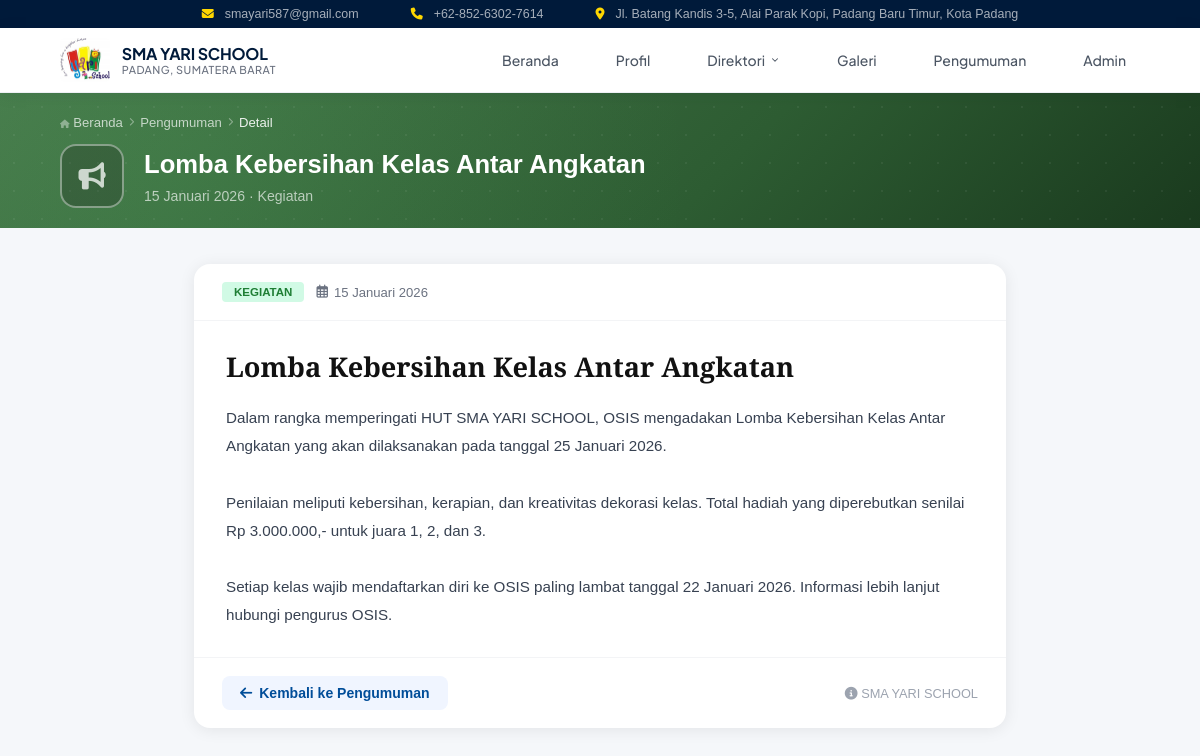
/pengumuman_detail.php?id=2, run on the app's committed database.
### tables this page shows
CREATE TABLE `pengumuman` (
  `id` int(11) NOT NULL,
  `judul` varchar(255) NOT NULL,
  `isi` text NOT NULL,
  `kategori` enum('Penting','Kegiatan','Informasi','Libur') NOT NULL DEFAULT 'Informasi',
  `tanggal` date NOT NULL,
  `created_at` timestamp NOT NULL DEFAULT CURRENT_TIMESTAMP
);

### pengumuman_detail.php (the view, shortened to what this page needs)
<?php
include 'koneksi.php';
$id  = (int)($_GET['id'] ?? 0);
$row = $id ? mysqli_fetch_assoc(mysqli_query($conn, "SELECT * FROM pengumuman WHERE id=$id")) : null;
$bl  = ['01'=>'Januari','02'=>'Februari','03'=>'Maret','04'=>'April','05'=>'Mei','06'=>'Juni',
        '07'=>'Juli','08'=>'Agustus','09'=>'September','10'=>'Oktober','11'=>'November','12'=>'Desember'];
$d   = explode('-', $row['tanggal']);
$tgl = $d[2].' '.($bl[$d[1]]??$d[1]).' '.$d[0];
?>
<!DOCTYPE html>
<html lang="id">
<head>
    <link rel="stylesheet" href="style.css">
    <link rel="stylesheet" href="https://cdnjs.cloudflare.com/ajax/libs/font-awesome/6.4.0/css/all.min.css">
</head>
<body>
<?php include 'header-content.php'; ?>
<div class="page-hero">
    <div class="container">
        <div class="page-breadcrumb">
            <a href="/project-web-sekolah/index.php"><i class="fas fa-home"></i> Beranda</a>
            <i class="fas fa-chevron-right"></i>
            <a href="/project-web-sekolah/pengumuman.php">Pengumuman</a>
            <i class="fas fa-chevron-right"></i>
            <span class="current">Detail</span>
        </div>
        <div class="page-hero-body">
            <div class="page-hero-icon"><i class="fas fa-bullhorn"></i></div>
            <div class="page-hero-text">
                <h1><?php echo htmlspecialchars($row['judul']); ?></h1>
                <p><?php echo $tgl; ?> &middot; <?php echo htmlspecialchars($row['kategori']); ?></p>
            </div>
        </div>
    </div>
</div>
<div class="detail-wrap">
    <div class="detail-card">
        <div class="detail-tag-bar">
            <span class="detail-tag <?php echo htmlspecialchars($row['kategori']); ?>"><?php echo htmlspecialchars($row['kategori']); ?></span>
            <span class="detail-date"><i class="far fa-calendar-alt"></i> <?php echo $tgl; ?></span>
        </div>
        <div class="detail-body">
            <h2><?php echo htmlspecialchars($row['judul']); ?></h2>
            <div class="isi"><?php echo htmlspecialchars(str_replace('\\n', "\n", $row['isi'])); ?></div>
        </div>
        <div class="detail-footer">
            <a href="/project-web-sekolah/pengumuman.php" class="back-btn">
                <i class="fas fa-arrow-left"></i> Kembali ke Pengumuman
            </a>
            <span class="share-text"><i class="fas fa-info-circle"></i> SMA YARI SCHOOL</span>
        </div>
    </div>
</div>
</body>
</html>

### style.css (style rules this page uses)
* { margin: 0; padding: 0; box-sizing: border-box; font-family: sans-serif; }
.container { width: 90%; max-width: 1200px; margin: 0 auto; }

### pengumuman_detail.php (style rules this page uses)
body { font-family: 'Plus Jakarta Sans', sans-serif; background: #f5f7fa; }
html { -ms-overflow-style: none; scrollbar-width: none; }
.page-hero { background: linear-gradient(135deg, #47784b 0%, #2d5c32 60%, #1a3a1e 100%); padding: 22px 0 20px; position: relative; overflow: hidden; }
.page-hero::before { content:''; position:absolute; inset:0; background-image: radial-gradient(circle at 15% 60%, rgba(80,200,100,.12) 0%, transparent 50%); }
.page-hero::after { content:''; position:absolute; inset:0; background-image: radial-gradient(rgba(255,255,255,.06) 1px, transparent 1px); background-size: 28px 28px; }
.page-hero .container { position:relative; z-index:1; }
.page-breadcrumb { display:flex; align-items:center; gap:6px; font-size:.82em; color:rgba(255,255,255,.5); margin-bottom:14px; }
.page-breadcrumb a { color:rgba(255,255,255,.7); text-decoration:none; }
.page-breadcrumb i { font-size:.65em; color:rgba(255,255,255,.4); }
.page-breadcrumb .current { color:rgba(255,255,255,.9); }
.page-hero-body { display:flex; align-items:center; gap:20px; }
.page-hero-icon { width:64px; height:64px; background:rgba(30,30,30,.25); border:2px solid rgba(255, 255, 255, 0.4); border-radius:16px; display:flex; align-items:center; justify-content:center; font-size:1.7rem; color:rgba(255,255,255,.75); flex-shrink:0; }
.page-hero-text h1 { font-size:1.6em; font-weight:700; color:#fff; margin:0 0 6px; line-height:1.3; }
.page-hero-text p { color:rgba(255,255,255,.65); font-size:.88em; margin:0; }
.detail-wrap { max-width:860px; margin:36px auto 60px; padding:0 1.5rem; }
.detail-card { background:#fff; border-radius:16px; box-shadow:0 2px 16px rgba(0,0,0,.08); overflow:hidden; }
.detail-tag-bar { padding:18px 28px; border-bottom:1px solid #f3f4f6; display:flex; align-items:center; gap:12px; flex-wrap:wrap; }
.detail-tag { font-size:.72rem; font-weight:700; padding:4px 12px; border-radius:4px; text-transform:uppercase; }
.detail-tag.Kegiatan { background:#d1fae5; color:#1e7e34; }
.detail-date { font-size:.82rem; color:#6b7280; display:flex; align-items:center; gap:6px; }
.detail-body { padding:28px 32px; }
.detail-body h2 { font-family:'Playfair Display',serif; font-size:1.7rem; color:#111; margin:0 0 20px; line-height:1.3; }
.detail-body .isi { font-size:.95rem; color:#374151; line-height:1.85; white-space: pre-line; }
.detail-footer { padding:18px 28px; border-top:1px solid #f3f4f6; display:flex; align-items:center; justify-content:space-between; flex-wrap:wrap; gap:12px; }
.back-btn { display:inline-flex; align-items:center; gap:7px; background:#f0f5ff; color:#004d99; text-decoration:none; padding:9px 18px; border-radius:8px; font-size:.875rem; font-weight:600; transition:background .18s; }
.share-text { font-size:.8rem; color:#9ca3af; }

### data on the page
pengumuman: judul "Lomba Kebersihan Kelas Antar Angkatan", tanggal "15 Januari 2026", kategori "Kegiatan", kategori "KEGIATAN", isi "Dalam rangka memperingati HUT SMA YARI SCHOOL, OSIS mengadakan Lomba Kebersihan Kelas Antar Angkatan yang akan dilaksanakan pada tanggal 25 Januari 2026. Penilaian meliputi kebersihan, kerapian, dan kreativitas dekorasi kelas. Total hadiah yang diperebutkan senilai Rp 3.000.000,- untuk juara 1, 2, dan 3. Setiap kelas wajib mendaftarkan diri ke OSIS paling lambat tanggal 22 Januari 2026. Informasi lebih lanjut hubungi pengurus OSIS."
